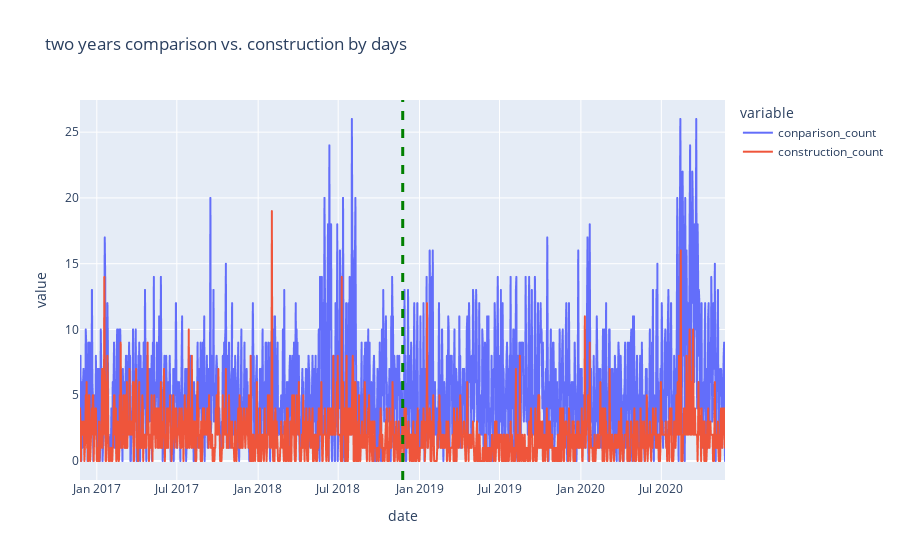

This figure's notebook cell:
### Code cell
import plotly.express as px

fig = px.line(df_2years, x="date", y=["conparison_count","construction_count"], title='two years comparison vs. construction by days')
fig.add_vline(x="2018-11-24", line_width=3, line_dash="dash", line_color="green")
fig.show()

### Figure 1 — Plotly figure (JSON) as saved in the notebook; plotly's stock layout.template omitted (floating-point values rounded to 4 significant figures; data arrays with more than 128 entries replaced by an {"elided": "..."} marker saying what was removed)
{"data": [{"hovertemplate": "variable=conparison_count<br>date=%{x}<br>value=%{y}<extra></extra>", "legendgroup": "conparison_count", "line": {"color": "#636efa", "dash": "solid"}, "marker": {"symbol": "circle"}, "mode": "lines", "name": "conparison_count", "showlegend": true, "type": "scattergl", "x": {"elided": "1455 str values"}, "xaxis": "x", "y": {"elided": "1455 int values"}, "yaxis": "y"}, {"hovertemplate": "variable=construction_count<br>date=%{x}<br>value=%{y}<extra></extra>", "legendgroup": "construction_count", "line": {"color": "#EF553B", "dash": "solid"}, "marker": {"symbol": "circle"}, "mode": "lines", "name": "construction_count", "showlegend": true, "type": "scattergl", "x": {"elided": "1455 str values"}, "xaxis": "x", "y": {"elided": "1455 int values"}, "yaxis": "y"}], "layout": {"legend": {"title": {"text": "variable"}, "tracegroupgap": 0}, "shapes": [{"line": {"color": "green", "dash": "dash", "width": 3}, "type": "line", "x0": "2018-11-24", "x1": "2018-11-24", "xref": "x", "y0": 0, "y1": 1, "yref": "y domain"}], "title": {"text": "two years comparison vs. construction by days"}, "xaxis": {"anchor": "y", "domain": [0, 1], "title": {"text": "date"}}, "yaxis": {"anchor": "x", "domain": [0, 1], "title": {"text": "value"}}}}
